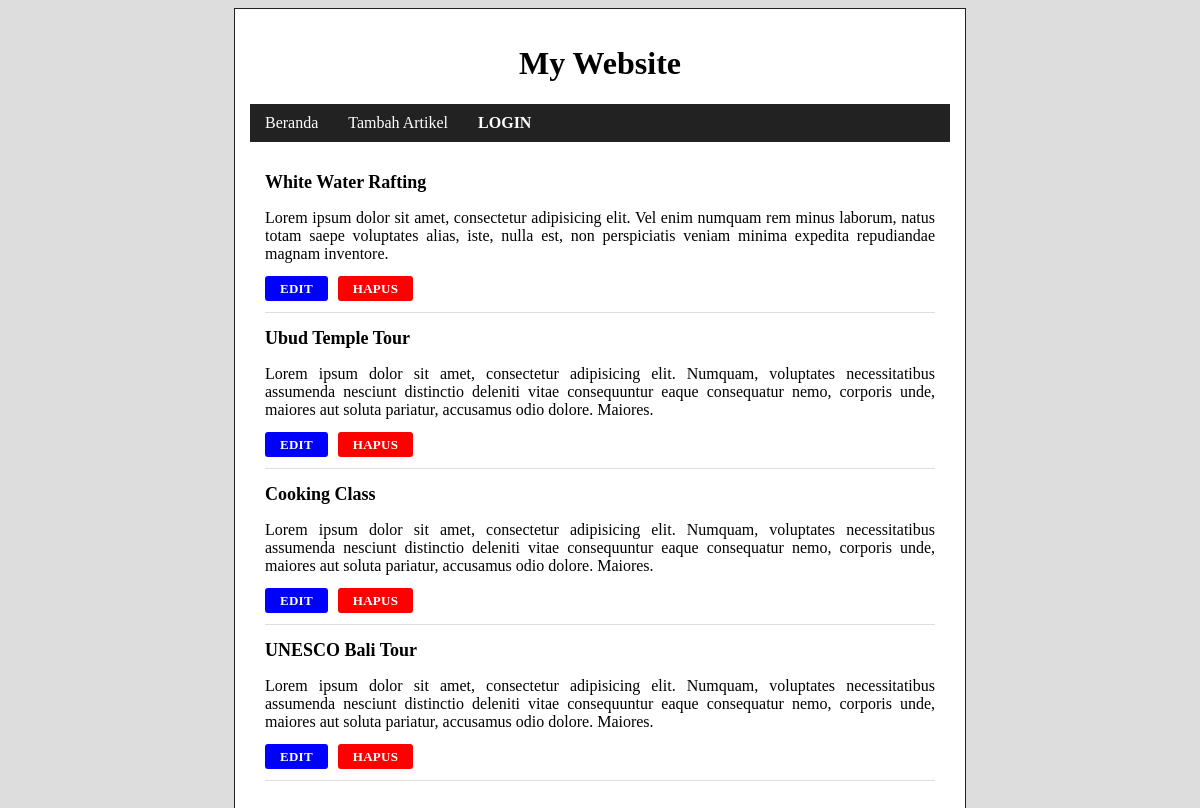
Before: / with the older database file.
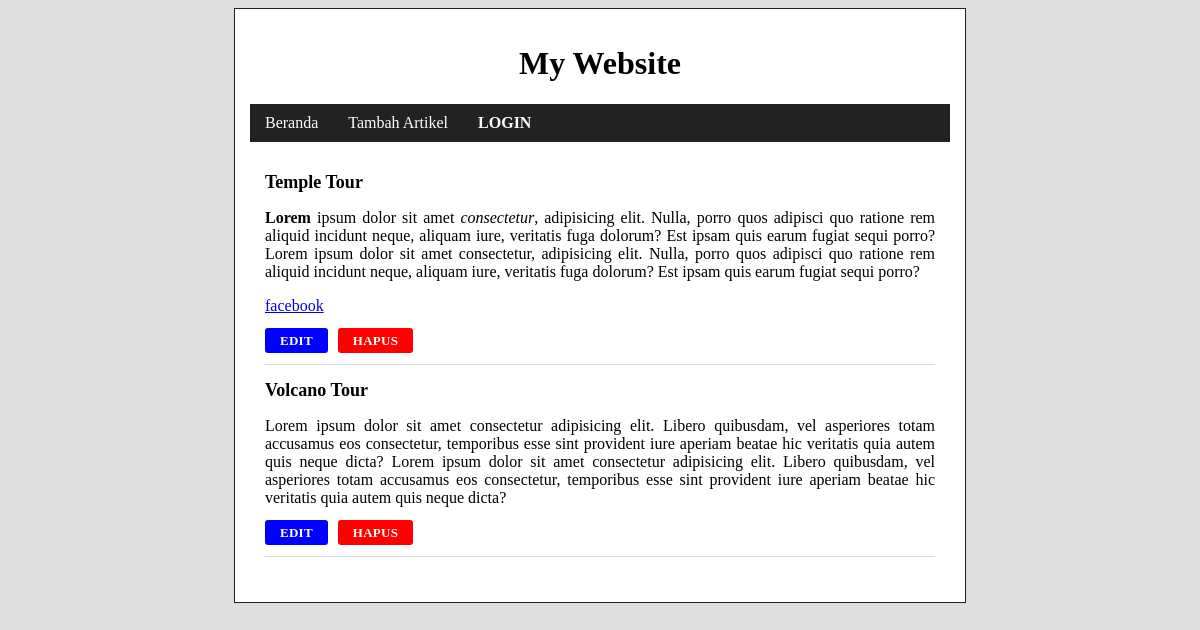
After: the same page with the newer database file.
### tables this page shows
CREATE TABLE `posts` (
  `id_post` int(3) NOT NULL,
  `title_post` varchar(200) NOT NULL,
  `article` longtext NOT NULL,
  `price` int(3) NOT NULL
);

### index.php (the view, shortened to what this page needs)
<!DOCTYPE html>
<html lang="en">
<head>
    <link rel="stylesheet" href="css/style.css">
</head>
<body>
    <div class="container">
        <div class="header">
            <h1>My Website</h1>
        </div>
        <div class="menu">
            <ul>
                <?php
                    include('menu.php');
                ?>
            </ul>
        </div>
        <div class="content">
            <?php
                require_once('koneksi.php');
                $query = mysqli_query($connect, "SELECT * FROM posts");
                while($row=mysqli_fetch_array($query, MYSQLI_ASSOC))
                {
                    echo "<div class='artikel'>";
                    echo "<h2>".$row['title_post']."</h2>";
                    echo "<p>".$row['article']."</p>";
                    echo"<a class='button-edit' href='edit.php?id=".$row['id_post']."'>Edit</a>";
                    echo"<a class='button-delete' href='hapus.php?id=".$row['id_post']."'>Hapus</a>";
                    echo "</div>";
                }
            ?>
        </div>
    </div>
</body>
</html>

### menu.php
<li><a href="index.php">Beranda</a></li>
<li><a href="tambah-artikel.php">Tambah Artikel</a></li>
<li><a href="login.php"><strong>LOGIN</strong></a></li>

### css/style.css (style rules this page uses)
body { background-color: #dddddd; }
.container { width: 700px; margin: 0 auto; border: 1px solid #222222; padding: 15px; background-color: #ffffff; }
.header { text-align: center; }
.menu { background-color: #222222; }
.menu ul { padding: 0; margin: 0; }
.menu ul li { float: left; list-style-type: none; }
.menu ul li a { padding: 10px 15px; display: inline-block; color: #ffffff; text-decoration: none; }
.content { padding: 15px; }
.content .artikel { padding-bottom: 15px; border-bottom: 1px solid #ddd; margin-bottom: 15px; }
.content .artikel h2 { font-size: 18px; font-weight: bold; }
.content .artikel p { text-align: justify; }
.button-delete, .button-edit { text-decoration: none; text-transform: uppercase; padding: 5px 15px; color: #ffffff; font-weight: bold; border-radius: 3px; font-size: 13px; letter-spacing: 0.02em; transition: background-color 0.2s ease-in-out; margin-right: 10px; }
.button-delete { background-color:red; }
.button-edit { background-color: blue; }

Changed rows visible on the page:
removed posts: title_post "White Water Rafting", article "Lorem ipsum dolor sit amet, consectetur adipisicing elit. Vel enim numquam rem minus laborum, natus totam saepe voluptates alias, iste, nulla est, non perspiciatis veniam minima expedita repudiandae magnam inventore."
removed posts: title_post "Ubud Temple Tour", article "Lorem ipsum dolor sit amet, consectetur adipisicing elit. Numquam, voluptates necessitatibus assumenda nesciunt distinctio deleniti vitae consequuntur eaque consequatur nemo, corporis unde, maiores aut soluta pariatur, accusamus odio dolore. Maiores."
removed posts: title_post "Cooking Class", article "Lorem ipsum dolor sit amet, consectetur adipisicing elit. Numquam, voluptates necessitatibus assumenda nesciunt distinctio deleniti vitae consequuntur eaque consequatur nemo, corporis unde, maiores aut soluta pariatur, accusamus odio dolore. Maiores."
removed posts: title_post "UNESCO Bali Tour", article "Lorem ipsum dolor sit amet, consectetur adipisicing elit. Numquam, voluptates necessitatibus assumenda nesciunt distinctio deleniti vitae consequuntur eaque consequatur nemo, corporis unde, maiores aut soluta pariatur, accusamus odio dolore. Maiores."
added posts: title_post "Temple Tour", article "Lorem ipsum dolor sit amet consectetur , adipisicing elit. Nulla, porro quos adipisci quo ratione rem aliquid incidunt neque, aliquam iure, veritatis fuga dolorum? Est ipsam quis earum fugiat sequi porro? Lorem ipsum dolor sit amet consectetur, adipisicing elit. Nulla, porro quos adipisci quo ratione rem aliquid incidunt neque, aliquam iure, veritatis fuga dolorum? Est ipsam quis earum fugiat sequi porro? facebook"
added posts: title_post "Volcano Tour", article "Lorem ipsum dolor sit amet consectetur adipisicing elit. Libero quibusdam, vel asperiores totam accusamus eos consectetur, temporibus esse sint provident iure aperiam beatae hic veritatis quia autem quis neque dicta? Lorem ipsum dolor sit amet consectetur adipisicing elit. Libero quibusdam, vel asperiores totam accusamus eos consectetur, temporibus esse sint provident iure aperiam beatae hic veritatis quia autem quis neque dicta?"
